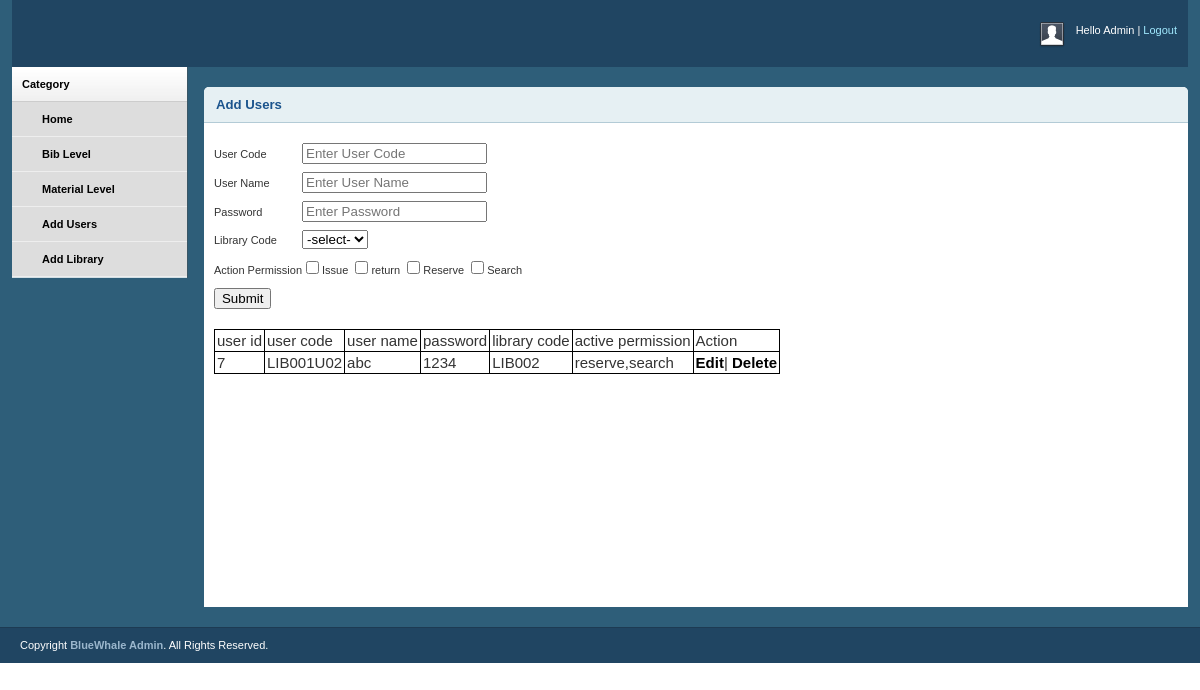
/egranthalaya/Admin/lib_incharge.php (signed in), run on the app's committed database.
### tables this page shows
CREATE TABLE `add_users` (
  `user_id` int(20) NOT NULL,
  `user_code` varchar(20) NOT NULL,
  `user_name` varchar(20) NOT NULL,
  `password` varchar(30) NOT NULL,
  `lib_code` varchar(30) NOT NULL,
  `active_permission` varchar(30) NOT NULL
);

### egranthalaya/Admin/lib_incharge.php (the view, shortened to what this page needs)
<?php include 'auth.php';
$conn=mysqli_connect("localhost","root","","egranthalaya");
?>
<html xmlns="http://www.w3.org/1999/xhtml">
<head>
    <link rel="stylesheet" type="text/css" href="css/reset.css" media="screen" />
    <link rel="stylesheet" type="text/css" href="css/text.css" media="screen" />
    <link rel="stylesheet" type="text/css" href="css/grid.css" media="screen" />
    <link rel="stylesheet" type="text/css" href="css/layout.css" media="screen" />
    <link rel="stylesheet" type="text/css" href="css/nav.css" media="screen" />
    <link rel="stylesheet" type="text/css" href="css/jquery.jqplot.min.css" />
</head>
<body>
    <div class="container_12">
        <div class="grid_12 header-repeat">
            <div id="branding">
                <div class="floatright">
                    <div class="floatleft">
                        <img src="img/img-profile.jpg" alt="Profile Pic" /></div>
                    <div class="floatleft marginleft10">
                        <ul class="inline-ul floatleft">
                            <li>Hello Admin</li>
                            <li><a href="?act=logout">Logout</a></li>
                        </ul>
                        <br />
                    </div>
                </div>
            </div>
        </div>
        <div class="grid_2">
            <div class="box sidemenu">
                <div class="block" id="section-menu">
                    <ul class="section menu">
                        <li><a class="menuitem">Category</a>
                            <ul class="submenu">
                                 <li><a href="admin_dashboard.php">Home</a> </li>
                                <li><a href="add_bibliographic.php">Bib Level</a></li>
                                <li><a href="add_materials.php">Material Level</a></li>
                                <li><a href="lib_incharge.php">Add Users</a> </li>
                                <li><a href="libraby_details.php">Add Library</a> </li>
                            </ul>
                        </li>
                    </ul>
                </div>
            </div>
        </div>
        <div class="grid_10">
            <div class="box round first" style="height:500px">
                <h2>Add Users</h2>
                <div class="block">
                       <form method="post" style="margin-top:0px">
            <table>
        <tr>
            <td>
                User Code<br></br>
            </td>
             <?php
            if(isset($_REQUEST['act']))
{
    if($_REQUEST['act']=='edit')
    {
        ?><td><input type="text" name="user1" value="<?php echo $row['user_code']?>"></td>
            <?php
    }
}
 else {
    ?>
            <td>
                <input type="text" name="user1" placeholder="Enter User Code">
            </td>
        <?php
}
?>
        </tr>
        <tr>
            <td>
                User Name<br></br>
            </td>
             <?php
            if(isset($_REQUEST['act']))
{
    if($_REQUEST['act']=='edit')
    {
        ?><td><input type="text" name="name" value="<?php echo $row['user_name']?>"></td>
            <?php
    }
}
 else {
    ?>
            <td>
                <input type="text" name="name" placeholder="Enter User Name">
            </td>
        <?php
}
?>
        </tr>
        <tr>
            <td>
                Password<br></br>
            </td>
             <?php
            if(isset($_REQUEST['act']))
{
    if($_REQUEST['act']=='edit')
    {
        ?><td><input type="password" name="pass" value="<?php echo $row['password']?>"></td>
            <?php
    }
}
 else {
    ?>
            <td>
                <input type="password" name="pass" placeholder="Enter Password">
  <?php
}
?>
            </td>
        </tr>
        <tr>
            <td>
                Library Code<br></br>
            </td>
             <?php
            if(isset($_REQUEST['act']))
{
    if($_REQUEST['act']=='edit')
    {
        ?><td><input type="code" name="code" value="<?php echo $row['lib_code']?>"></td>
            <?php
    }
}
 else {
    ?>
            <td>
                <select name="code" >
                    <option value="">-select-</option>
                    <?php
                    $sq="select * from manage_lib";
                    $qu=mysqli_query($conn,$sq);
                    while($row=mysqli_fetch_assoc($qu))
                    {
                        ?>
                    <option value="<?php echo $row['lib_code']?>"><?php echo $row['lib_code']?></option>
                    <?php
                    }
                    ?>
                </select>
            </td>
        <?php
}
?>
        </tr>
        <tr>
            <td>
                Action Permission<br></br>
            </td>
             <?php
            if(isset($_REQUEST['act']))
{
    if($_REQUEST['act']=='edit')
    {
        ?><td><input type="chekbox" name="act" value="<?php echo $row['active_permission']?>"></td>
            <?php
    }
}
 else {
    ?>
            <td>
                <input type="checkbox" name="act[]" value="issue" placeholder="Enter Active Permission">Issue
                    <input type="checkbox" name="act[]" value="return">return
                        <input type="checkbox" name="act[]" value="reserve">Reserve
                            <input type="checkbox" name="act[]" value="search">Search
            </td>
        <?php
}
?>
        </tr>
        <tr>
      <?php if(isset($_REQUEST['act']))
      {
          if($_REQUEST['act']=='edit')
          {
              ?>
            <td>
                <input type="submit" name="update"value="update">
            </td>
            <?php
          }
      }
      else
      {
?>
            <td>
                     <input type="submit" name="sub">
            </td>
      <?php } ?>
        </tr>
    </table>
</form>
        <table style="border:1px solid black; width:auto;height:auto;">
            <tr>
                <td style="padding:2px;font-size:15px; border-right:1px solid black;border-bottom:1px solid black;">
                    user id
                </td>
                <td style="padding:2px;font-size:15px; border-right:1px solid black;border-bottom:1px solid black;">
                    user code
                </td>
                <td style="padding:2px;font-size:15px; border-right:1px solid black;border-bottom:1px solid black;">
                    user name
                </td>
                <td style="padding:2px;font-size:15px; border-right:1px solid black;border-bottom:1px solid black;">
                    password
                </td>
                <td style="padding:2px;font-size:15px; border-right:1px solid black;border-bottom:1px solid black;">
                    library code
                </td>
                <td style="padding:2px;font-size:15px; border-right:1px solid black;border-bottom:1px solid black;">
                    active permission
                </td>
                <td style="padding:2px;font-size:15px; border-right:1px solid black;border-bottom:1px solid black;">
                    Action
                </td>
            </tr>
            <tr>
                <?php $sq="select * from add_users";
                $qu=mysqli_query($conn,$sq);
                while($row=mysqli_fetch_assoc($qu))
                 {
                        ?>
                <td style="padding:2px;font-size:15px; border-right:1px solid black;border-bottom:1px solid black;">
                    <?php echo $row['user_id'];?>
                </td>
             <td style="padding:2px;font-size:15px; border-right:1px solid black;border-bottom:1px solid black;">
                    <?php echo $row['user_code'];?>
                </td>
                <td style="padding:2px;font-size:15px; border-right:1px solid black;border-bottom:1px solid black;">
                    <?php echo $row['user_name'];?>
                </td>
                 <td style="padding:2px;font-size:15px; border-right:1px solid black;border-bottom:1px solid black;">
                    <?php echo $row['password'];?>
                </td>
                 <td style="padding:2px;font-size:15px; border-right:1px solid black;border-bottom:1px solid black;">
                    <?php echo $row['lib_code'];?>
                </td>
                 <td style="padding:2px;font-size:15px; border-right:1px solid black;border-bottom:1px solid black;">
                    <?php echo $row['active_permission'];?>
                </td>
                <td style="padding:2px;font-size:15px; border-right:1px solid black;border-bottom:1px solid black;">
                    <a href="?act=edit&&id=<?php echo $row['user_id']?>">Edit</a>|
                    <a href="?act=del&&id=<?php echo $row['user_id']?>">Delete</a>
                </td>
            </tr>
                    <?php
                    }
                    ?>
        </table>
                  </div>
            </div>
        </div>
    </div>
    <div id="site_info">
        <p>
            Copyright <a href="#">BlueWhale Admin</a>. All Rights Reserved.
        </p>
    </div>
</body>
</html>

### egranthalaya/Admin/css/grid.css (style rules this page uses)
.container_12, .container_16 { width: 100%; }
.grid_1, .grid_2, .grid_3, .grid_4, .grid_5, .grid_6, .grid_7, .grid_8, .grid_9, .grid_10, .grid_11, .grid_12, .grid_13, .grid_14, .grid_15, .grid_16 { display: inline; float: left; margin-left: 1%; margin-right: 1%; }
.container_12 .grid_12, .container_16 .grid_16 { width: 98%; }
.container_12 .grid_2 { width: 14.666%; }
.container_12 .grid_10 { width: 81.333%; }

### egranthalaya/Admin/css/layout.css (style rules this page uses)
body { background: #fff; color: #333; font-size: 11px; padding: 0 0 0px; }
.floatleft { float:left; }
.floatright { float:right; }
.inline-ul li { display:inline; color:#fff; }
.marginleft10 { margin-left:10px; }
a { color: #000; font-weight:bold; text-decoration: none; }
.container_12, .container_16 { background:#2E5E79; }
h1, h2, h3, h4, h5, h6 { line-height:1.2em; margin-bottom:.3em; }
h2 { margin-top:1em; }
#branding { font-weight:normal; text-align:left; padding:2em 1em 1.6em 1em; margin-bottom:0; }
.header-repeat { background:url(../img/header-repeat.jpg) repeat-x; }
#branding a { color:#A1EAFF; font-weight:normal; }
#branding a:before { content:" | "; color:#fff; }
#branding ul, #branding ul li { margin:0px; padding:0px; }
#branding li { padding:0px 0px 0px 0px !important; }
.box { background:#fff; margin-bottom:20px; padding:10px 10px 10px 10px; margin-left:-8px; }
.box.round { -moz-border-radius: 5px 5px 0px 0px; -webkit-border-radius: 5px 5px 0px 0px; border-radius: 5px 5px 0px 0px; }
.box h2 { font-size:1.2em; font-weight:bold; color:#1B548D; background:#E6F0F3; margin:-10px -10px 0 -10px; padding:10px 12px; border-bottom:1px solid #B3CBD6; -moz-border-radius: 5px 5px 0px 0px; -webkit-border-radius: 5px 5px 0px 0px; border-radius: 5px 5px 0px 0px; }
.box.first { margin-top:20px; }
.block { padding-top:20px; }
.box.sidemenu { background-color:#D1DEE4; border-right:1px solid #3A5665; padding:0px; margin:0px; cursor:pointer; }
.box.sidemenu .block { padding-top:0px; margin-top:0px; }
p { margin-bottom:1em; }
ul, ol { padding-top:0; }
ul.menu { list-style:none; border-top:1px solid #bbb; }
ul.menu li { margin:0; }
ul.menu li a { display:block; padding:4px 10px; border-bottom:1px solid #ccc; }
ul.menu ul { list-style:none; margin:0; }
ul.menu ul li a { padding-left:30px; }
ul.section { border-top:0; margin-bottom:0; }
ul.section li a { background:url(../img/sidemenu-repeat.jpg) repeat-x; line-height:26px; }
ul.section li li a { background:#ddd; border-bottom:1px solid #eee; }
ul.section ul li { text-transform:none; }
#site_info { color:#fff; background:#204562; border-top:1px solid #1d3b53; padding-left:20px; }
#site_info p { line-height:35px; margin-bottom:0px; }
#site_info a { color:#9ab6cc; }
.block { padding-bottom:1px; }

### data on the page
add_users: user_id "7", user_code "LIB001U02", user_name "abc", password "1234", lib_code "LIB002", active_permission "reserve,search"
